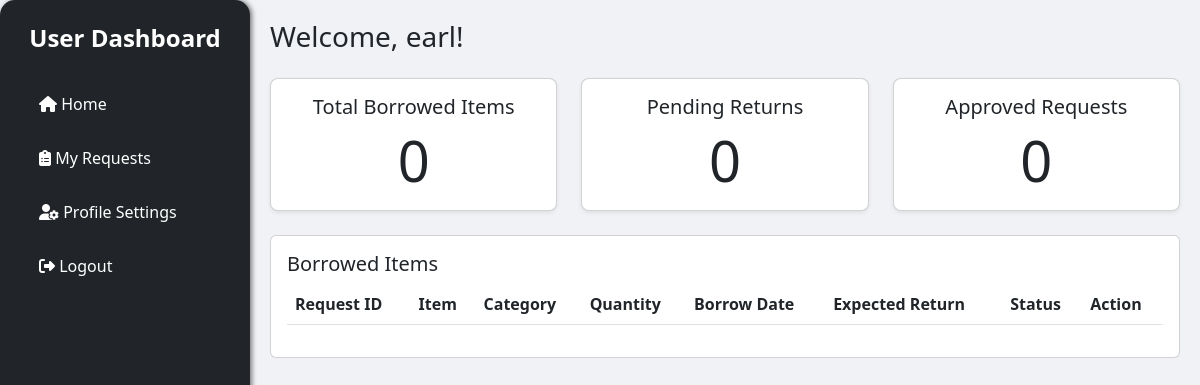
The app's page /user/user_dashboard.php (signed in), older data.
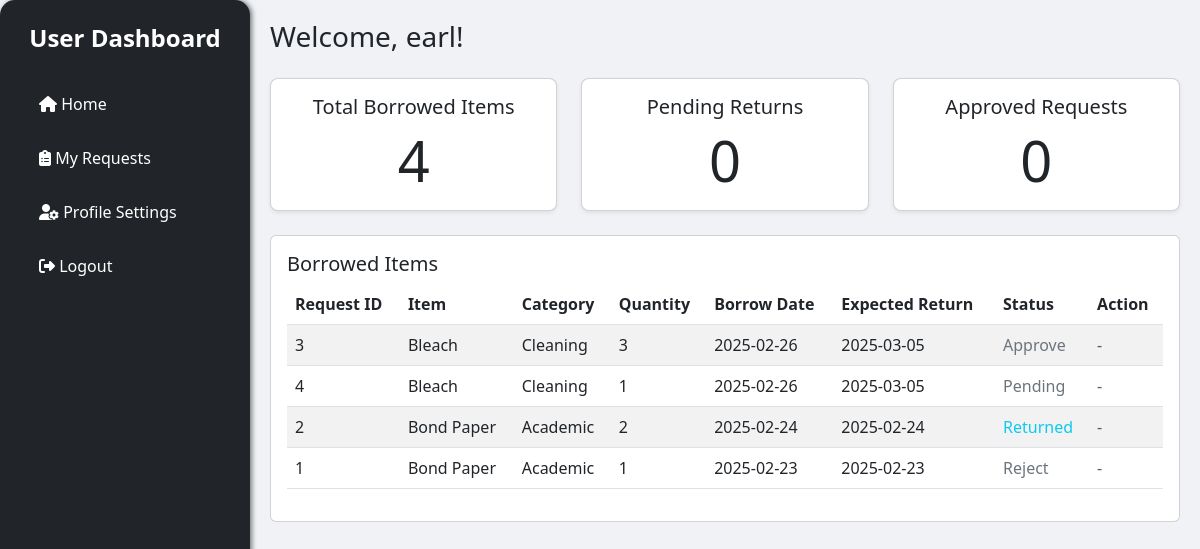
The same page, newer data.
### tables this page shows
CREATE TABLE `borrow` (
  `borrow_id` int(11) NOT NULL,
  `userId` int(11) NOT NULL,
  `item_id` int(11) NOT NULL,
  `category` enum('equipment','medical','academic','cleaning') NOT NULL,
  `quantity` int(11) NOT NULL,
  `borrow_date` date NOT NULL,
  `expected_return_date` date DEFAULT NULL,
  `status` varchar(20) DEFAULT 'pending'
);

### user/user_dashboard.php (the view, shortened to what the changed rows need)
<?php
include '../config/conn.php';
$username = $_SESSION['username'];
$borrowed_items_sql = "SELECT b.borrow_id, b.item_id, b.category, b.quantity, b.borrow_date, b.expected_return_date, b.status,
                              CASE
                                WHEN b.category = 'equipment' THEN e.item_name
                                WHEN b.category = 'medical' THEN m.item_name
                                WHEN b.category = 'academic' THEN a.item_name
                                WHEN b.category = 'cleaning' THEN c.item_name
                              END AS item_name
                       FROM borrow b
                       LEFT JOIN item_equipment e ON b.item_id = e.item_id AND b.category = 'equipment'
                       LEFT JOIN medical_item m ON b.item_id = m.item_id AND b.category = 'medical'
                       LEFT JOIN academic_item a ON b.item_id = a.item_id AND b.category = 'academic'
                       LEFT JOIN cleaning_item c ON b.item_id = c.item_id AND b.category = 'cleaning'
                       ORDER BY b.borrow_date DESC";
$borrowed_stmt = $conn->prepare($borrowed_items_sql);
$borrowed_stmt->execute();
$borrowed_result = $borrowed_stmt->get_result();
$total_borrowed = $borrowed_result->num_rows;
?>
<!DOCTYPE html>
<html lang="en">
<head>
    <link href="https://cdn.jsdelivr.net/npm/bootstrap@5.3.0/dist/css/bootstrap.min.css" rel="stylesheet">
    <link rel="stylesheet" href="https://cdnjs.cloudflare.com/ajax/libs/font-awesome/6.4.0/css/all.min.css">
</head>
<body>
    <div class="d-flex">
        <?php include '../includes/user_sidebar.php'; ?>
        <div class="content-area">
            <h1 class="h3 mb-4">Welcome, <?php echo htmlspecialchars($username); ?>!</h1>
            <div class="row mb-4">
                <div class="col-md-4">
                    <div class="card dashboard-card text-center shadow-sm">
                        <div class="card-body">
                            <h5 class="card-title">Total Borrowed Items</h5>
                            <p class="card-text display-4"><?php echo $total_borrowed; ?></p>
                        </div>
                    </div>
                </div>
            </div>
            <div class="card">
                <div class="card-body">
                    <h2 class="h5">Borrowed Items</h2>
                    <table class="table table-striped">
                        <thead>
                            <tr>
                                <th>Request ID</th>
                                <th>Item</th>
                                <th>Category</th>
                                <th>Quantity</th>
                                <th>Borrow Date</th>
                                <th>Expected Return</th>
                                <th>Status</th>
                                <th>Action</th>
                            </tr>
                        </thead>
                        <tbody>
                            <?php
                            $row_class = '';
                            while ($row = $borrowed_result->fetch_assoc()):
                                $row_class = $row_class === '' ? 'bg-light' : '';
                            ?>
                            <tr class="<?php echo $row_class; ?>">
                                <td><?php echo htmlspecialchars($row['borrow_id']); ?></td>
                                <td><?php echo htmlspecialchars($row['item_name']); ?></td>
                                <td><?php echo ucfirst(htmlspecialchars($row['category'])); ?></td>
                                <td><?php echo htmlspecialchars($row['quantity']); ?></td>
                                <td><?php echo date('Y-m-d', strtotime($row['borrow_date'])); ?></td>
                                <td><?php echo date('Y-m-d', strtotime($row['expected_return_date'])); ?></td>
                                <td>
                                    <span class="<?php echo getStatusClass($row['status']); ?>">
                                        <?php echo ucfirst(htmlspecialchars($row['status'])); ?>
                                    </span>
                                </td>
                                <td>
                                    <?php if ($row['status'] == 'borrowed'): ?>
                                        <form action="../borrow/handle_return.php" method="POST" class="d-inline">
                                            <input type="hidden" name="borrow_id" value="<?php echo $row['borrow_id']; ?>">
                                            <input type="hidden" name="item_id" value="<?php echo $row['item_id']; ?>">
                                            <input type="hidden" name="category" value="<?php echo $row['category']; ?>">
                                            <input type="hidden" name="quantity" value="<?php echo $row['quantity']; ?>">
                                            <input type="hidden" name="from_dashboard" value="1">
                                            <button type="submit" class="btn btn-primary btn-sm">
                                                Return
                                            </button>
                                        </form>
                                    <?php else: ?>
                                        <span class="text-muted">-</span>
                                    <?php endif; ?>
                                </td>
                            </tr>
                            <?php endwhile; ?>
                        </tbody>
                    </table>
                </div>
            </div>
        </div>
    </div>
</body>
</html>
<?php
function getStatusClass($status) {
    switch ($status) {
        case 'returned':
            return 'text-info';
        default:
            return 'text-secondary';
    }
}
?>

Row changes from the older to the newer data that the page shows:
added borrow: borrow_id "3", item_name "Bleach", category "Cleaning", quantity "3", borrow_date "2025-02-26", expected_return_date "2025-03-05", status "Approve"
added borrow: borrow_id "4", item_name "Bleach", category "Cleaning", quantity "1", borrow_date "2025-02-26", expected_return_date "2025-03-05", status "Pending"
added borrow: borrow_id "2", item_name "Bond Paper", category "Academic", quantity "2", borrow_date "2025-02-24", expected_return_date "2025-02-24", status "Returned"
added borrow: borrow_id "1", item_name "Bond Paper", category "Academic", quantity "1", borrow_date "2025-02-23", expected_return_date "2025-02-23", status "Reject"
Text that changed along with them:
$total_borrowed: "0" → "4"
